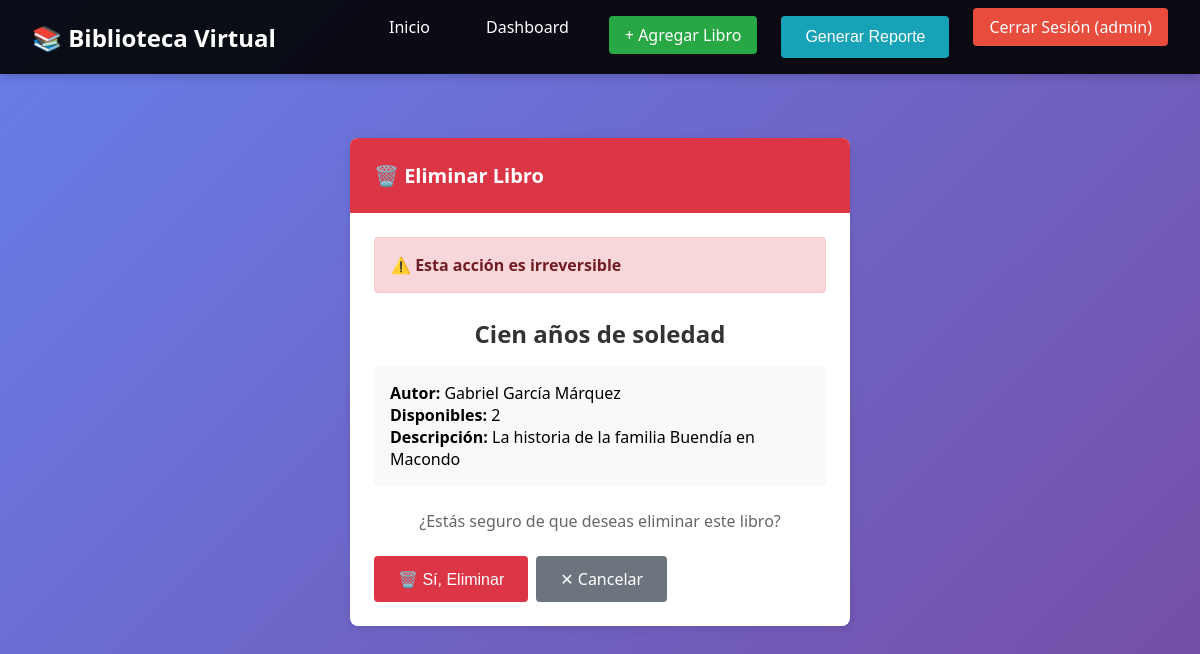
The page /eliminar/2/ (signed in) on the database its author committed.
### libros/models.py (models this page shows, shortened)
class Libro(models.Model):
    titulo = models.CharField(max_length=200)
    autor = models.CharField(max_length=100)
    descripcion = models.TextField(blank=True, null=True)
    cantidad_disponible = models.IntegerField(default=0)
    fecha_creacion = models.DateTimeField(auto_now_add=True)
    fecha_actualizacion = models.DateTimeField(auto_now=True)
    class Meta:
        ordering = ['-fecha_creacion']

### libros/views.py (the view)
# urls.py: path('eliminar/<int:libro_id>/', views.eliminar_libro, name='eliminar_libro'),
@login_required(login_url='login')
@require_http_methods(["GET", "POST"])
def eliminar_libro(request, libro_id):
    if not request.user.is_staff:
        messages.error(request, 'No tienes permisos para acceder a esta página.')
        return redirect('lista_libros')
    libro = get_object_or_404(Libro, id=libro_id)
    if request.method == 'POST':
        titulo = libro.titulo
        libro.delete()
        messages.success(request, f'Libro "{titulo}" eliminado exitosamente.')
        return redirect('dashboard_admin')
    return render(request, 'libros/eliminar_libro.html', {'libro': libro})

### templates/libros/eliminar_libro.html (shortened to what this page needs)
{% extends 'base.html' %}
{% block content %}
<div class="grid grid-cols-1">
    <div class="card" style="max-width: 500px; margin: 2rem auto;">
        <div class="card-header" style="background: #dc3545;">
            🗑️ Eliminar Libro
        </div>
        <div class="card-body">
            <div style="background: #f8d7da; border: 1px solid #f5c6cb; color: #721c24; padding: 1rem; border-radius: 4px; margin-bottom: 1.5rem;">
                ⚠️ <strong>Esta acción es irreversible</strong>
            </div>
            <h2 style="color: #333; margin-bottom: 1rem; text-align: center;">{{ libro.titulo }}</h2>
            <div style="background: #f8f9fa; padding: 1rem; border-radius: 4px; margin-bottom: 1.5rem;">
                <p><strong>Autor:</strong> {{ libro.autor }}</p>
                <p><strong>Disponibles:</strong> {{ libro.cantidad_disponible }}</p>
                {% if libro.descripcion %}
                    <p><strong>Descripción:</strong> {{ libro.descripcion }}</p>
                {% endif %}
            </div>
            <p style="color: #666; margin-bottom: 1.5rem; text-align: center;">
                ¿Estás seguro de que deseas eliminar este libro?
            </p>
            <form method="post">
                <div class="btn-group">
                    <button type="submit" class="btn btn-danger">🗑️ Sí, Eliminar</button>
                    <a href="{% url 'dashboard_admin' %}" class="btn btn-secondary">✕ Cancelar</a>
                </div>
            </form>
        </div>
    </div>
</div>
{% endblock %}

### templates/base.html (shortened to what this page needs)
{% load static %}
<!DOCTYPE html>
<html lang="es">
<head>
    <link rel="stylesheet" href="{% static 'style.css' %}">
</head>
<body>
    <nav>
        <div class="navbar">
            <a href="{% url 'lista_libros' %}" class="navbar-brand">
                📚 Biblioteca Virtual
            </a>
            <ul class="navbar-menu">
                <li><a href="{% url 'lista_libros' %}">Inicio</a></li>
                {% if user.is_authenticated %}
                    {% if user.is_staff %}
                        <li><a href="{% url 'dashboard_admin' %}">Dashboard</a></li>
                        <li><a href="{% url 'crear_libro' %}" class="btn btn-success">+ Agregar Libro</a></li>
                        <li><button type="button" id="btn-reporte" class="btn btn-info" onclick="solicitarReporte()">Generar Reporte</button></li>
                    {% endif %}
                    <li><a href="{% url 'logout' %}" class="btn-logout">Cerrar Sesión ({{ user.username }})</a></li>
                {% else %}
                    <li><a href="{% url 'login' %}">Iniciar Sesión</a></li>
                {% endif %}
            </ul>
        </div>
    </nav>
    <div class="container">
        {% block content %}{% endblock %}
    </div>
</body>
</html>

### static/style.css (style rules this page uses)
* { margin: 0; padding: 0; box-sizing: border-box; }
body { font-family: 'Segoe UI', Tahoma, Geneva, Verdana, sans-serif; background: linear-gradient(135deg, #667eea 0%, #764ba2 100%); min-height: 100vh; display: flex; flex-direction: column; }
nav { background: rgba(0, 0, 0, 0.9); padding: 1rem 2rem; box-shadow: 0 2px 10px rgba(0, 0, 0, 0.2); }
.navbar { max-width: 1200px; margin: 0 auto; display: flex; justify-content: space-between; align-items: center; }
.navbar-brand { color: #fff; font-size: 1.5rem; font-weight: bold; text-decoration: none; display: flex; align-items: center; gap: 0.5rem; }
.navbar-menu { display: flex; gap: 1.5rem; list-style: none; }
.navbar-menu a { color: #fff; text-decoration: none; padding: 0.5rem 1rem; border-radius: 4px; transition: all 0.3s ease; }
.navbar-menu .btn-logout { background: #e74c3c; color: white; }
.container { flex: 1; max-width: 1200px; margin: 0 auto; padding: 2rem; width: 100%; }
.btn { display: inline-block; padding: 0.75rem 1.5rem; border: none; border-radius: 4px; font-size: 1rem; cursor: pointer; transition: all 0.3s ease; text-decoration: none; text-align: center; }
.btn-secondary { background: #6c757d; color: white; }
.btn-success { background: #28a745; color: white; }
.btn-danger { background: #dc3545; color: white; }
.btn-info { background: #17a2b8; color: white; }
.btn-group { display: flex; gap: 0.5rem; flex-wrap: wrap; }
.card { background: white; border-radius: 8px; box-shadow: 0 2px 8px rgba(0, 0, 0, 0.1); overflow: hidden; transition: transform 0.3s ease, box-shadow 0.3s ease; }
.card-header { padding: 1.5rem; background: linear-gradient(135deg, #667eea 0%, #764ba2 100%); color: white; font-size: 1.25rem; font-weight: bold; }
.card-body { padding: 1.5rem; }
.grid { display: grid; gap: 2rem; }
.grid-cols-1 { grid-template-columns: 1fr; }

### rows shown on the page
Libro: titulo "Cien años de soledad", autor "Gabriel García Márquez", cantidad_disponible "2", descripcion "La historia de la familia Buendía en Macondo"

### other values the page prints
{{ user.username }} "admin"
